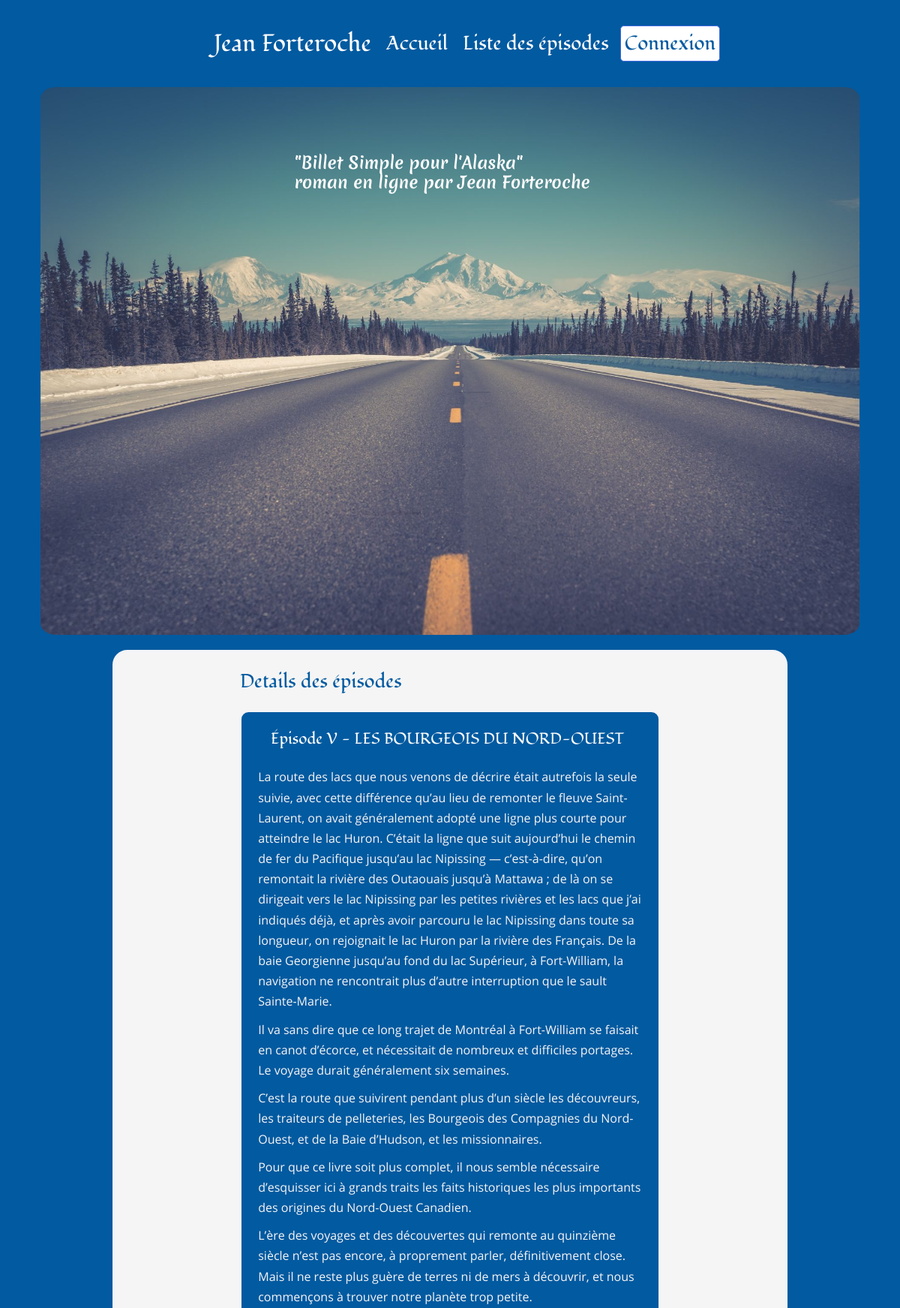
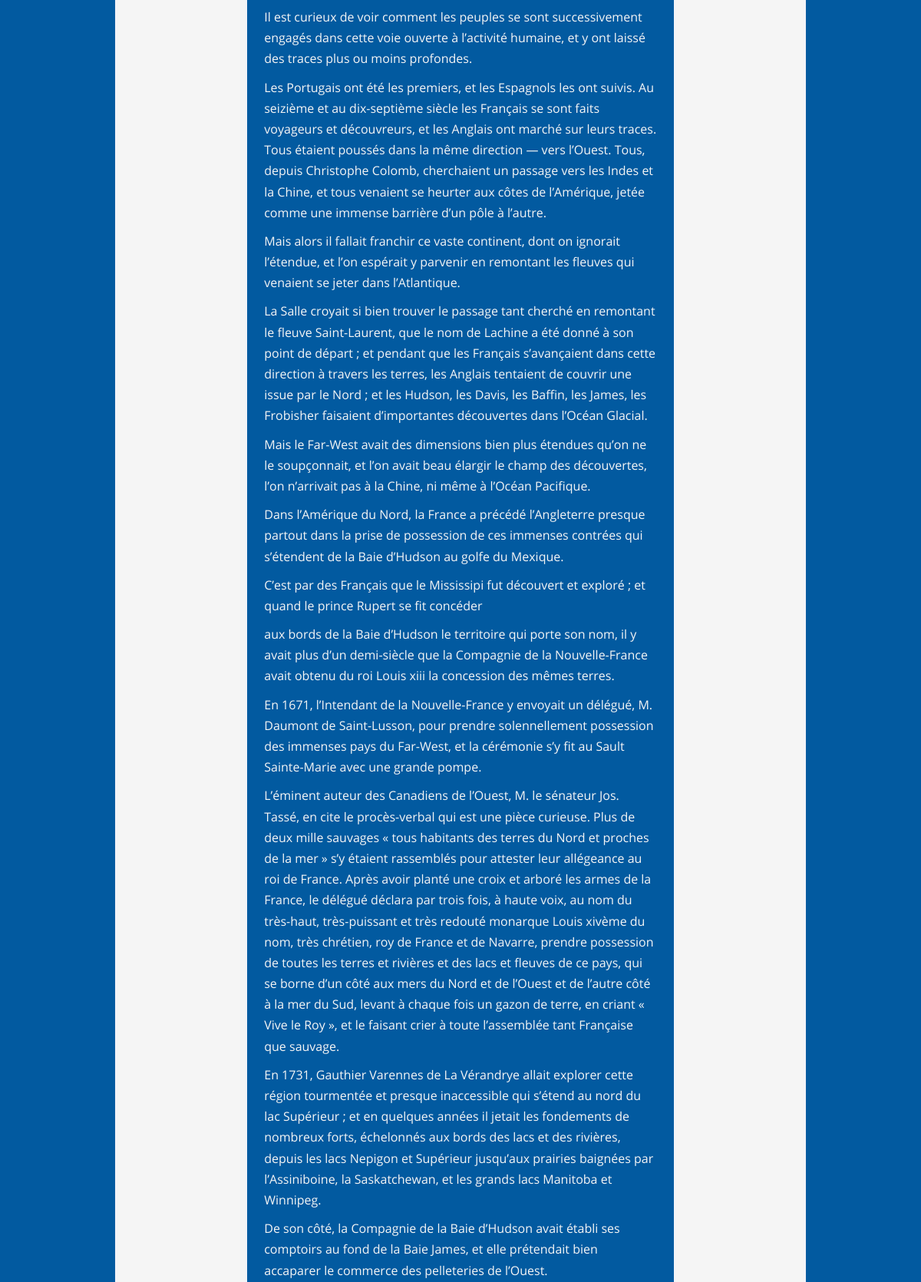
/index.php?action=detailOfPost&id=5 (upper part), run on the app's committed database (2 pictures, top to bottom).
### tables this page shows
CREATE TABLE IF NOT EXISTS `posts` (
  `id` int(11) NOT NULL AUTO_INCREMENT,
  `chapter` SMALLINT(1) UNSIGNED NOT NULL,
  `title` varchar(255) NOT NULL,
  `introduction` text NOT NULL,
  `content` text NOT NULL,
  `post_date` datetime NOT NULL,
  `post_status` varchar(7) NOT NULL,
  PRIMARY KEY (`id`)
);

### src/View/View.php (called while the page is built, shortened)
<?php
class View
{
    public function render(array $data, string $origin): void
    {
        require_once "../templates/${origin}/${data['template']}.html.php";
        require_once "../templates/${origin}/layout.html.php";
    }
}

### src/Controller/Frontoffice/PostController.php (called while the page is built, shortened)
<?php
class PostController
{
    private PostManager $postManager;
    private CommentManager $commentManager;
    private View $view;
    public function __construct(PostManager $postManager, CommentManager $commentManager, View $view, Session $session)
    {
        $this->postManager = $postManager;
        $this->commentManager = $commentManager;
        $this->view = $view;
    }
    public function displayDetailOfPost(int $postId, Token $token, Session $session): void
    {
        $dataPost = $this->postManager->getPost($postId);
        $dataComments = $this->commentManager->getComments($postId);
        $previousPost = $this->postManager->previousPost($postId);
        $nextPost = $this->postManager->nextPost($postId);
        $this->view->render(['template' => 'detailofpost', 'post' => $dataPost, 'allcomment' => $dataComments, 'previouspost' => $previousPost, 'nextpost'=> $nextPost, 'csrfToken' => $token->generate(), 'sessionmessage' => $session->getSessionMessage('message'), 'sessionerreur' => $session->getSessionMessage('erreur')], 'frontoffice');
    }
}

### public/index.php (called while the page is built, shortened)
<?php
$router = new Router();
$router->run();

### src/Model/PostManager.php (called while the page is built, shortened)
<?php
class PostManager
{
    private $database;
    public function __construct(Database $database)
    {
        $this->database = $database->getPdo();
    }
    public function getPost(int $postId): ?array
    {
        $request = $this->database->prepare('SET lc_time_names = \'fr_FR\';');
        $request->execute();
        $request = $this->database->prepare('SELECT id, chapter, title, content, CONCAT_WS(\' \', \'le\', DAYNAME(post_date), DAY(post_date), MONTHNAME(post_date), YEAR(post_date)) AS post_date_fr FROM posts WHERE id = :id');
        $request->execute(['id' => $postId]);
        $result = $request->fetch();
        return !$result ? null : $result;
    }
}

### src/Service/Database.php (called while the page is built, shortened)
<?php
class Database
{
    private $database;
    public function __construct()
    {
        $this->database = new \PDO('mysql:host=localhost;dbname=openclassrooms_project4;port=3306;charset=utf8mb4', 'root', 'vFaGsjLk8WpkQtxYJ8XZXAf690shjBzW', [
            \PDO::ATTR_ERRMODE => \PDO::ERRMODE_EXCEPTION,
            \PDO::ATTR_DEFAULT_FETCH_MODE => \PDO::FETCH_ASSOC
        ]);
    }
    public function getPdo(): \PDO
    {
        return $this->database;
    }
}

### templates/frontoffice/detailofpost.html.php (the view, shortened to what this page needs)
<?php if ($data['post'] === null): ?>
    <section>
        <p class="pError">Erreur : l'affichage des épisodes et ses commentaires associés de Details des épisodes n'est pas possible !</p>
    </section>
<?php elseif ($data['post'] !== null): ?>
    <section class="sectionDisplayEpisode">
        <h2>Details des épisodes</h2>
        <article>
            <h3>Épisode <?=$data['post']['title']?></h3>
            <?=$data['post']['content']?>
        </article>
    </section>
<?php endif; ?>

### public/css/style.css (style rules this page uses)
html { font-size: 100%; font-family: 'merienda_oneregular', Arial, sans-serif, serif; font-weight: 400; color: #FFF; box-sizing: border-box; }
*, *::before, *::after { box-sizing: inherit; }
html, body { margin:0; padding:0; }
body { font-size: 1rem; background-color: #025AA0; display: flex; flex-direction: column; align-items: center; }
section h2 { font-family: 'fondamentoregular', Arial, sans-serif, serif; }
article { display: flex; flex-direction: column; margin-top: 20px; color: whitesmoke; border: 3px solid rgb(242, 243, 248); border-radius: 20px; background-color: #025AA0; }
article h3, article h4, article h5 { color: #FFF; padding-left: 7%; font-family: 'fondamentoregular', Arial, sans-serif, serif; }
p { line-height: 1.7; padding: 0 4%; margin-top: 0; margin-bottom: 10px; font-family: 'open_sansregular'; }
article, section h2, article h3, footer { margin: 1.5rem 0rem; }
h1, h2, h3, h4, h5, h6 { margin-top: 0; margin-bottom: .5rem; }
.h1, .h2, .h3, .h4, .h5, .h6, h1, h2, h3, h4, h5, h6 { margin-bottom: .5rem; font-weight: 500; line-height: 1.2; }
.h2, h2 { font-size: 2rem; }
.h3, h3 { font-size: 1.75rem; }
@media all and (min-width: 240px) and (min-resolution: 1dppx) { body { font-size: 0.6rem; } }
@media all and (min-width: 240px) and (min-resolution: 1dppx) { .h2, h2 { font-size: 1.6rem; } }
@media all and (min-width: 240px) and (min-resolution: 1dppx) { .h3, h3 { font-size: 1.3rem; } }
@media all and (min-width: 240px) and (min-resolution: 1dppx) { article { border: 0.2em solid rgb(242, 243, 248); border-radius: 0.375em; margin-bottom: 0.5em; } }
@media all and (min-width: 600px) and (min-resolution: 1dppx) { p { width: 556px; } }
@media all and (min-width: 700px) { body { font-size: 1rem; } }
@media all and (min-width: 700px) { article, .sectionPostComment { border: 0.15em solid rgb(242, 243, 248); border-radius: 0.7em; } }
@media all and (min-width: 1024px) and (min-resolution: 1dppx) { section h2, .sectionH4TitleComments,.pControlPanelPage, .pError { color: #025AA0; } }

### data on the page
posts: title "V - LES BOURGEOIS DU NORD-OUEST", content "La route des lacs que nous venons de décrire était autrefois la seule suivie, avec cette différence qu’au lieu de remonter le fleuve Saint-Laurent, on avait généralement adopté une ligne plus courte pour atteindre le lac Huron. C’était la ligne que suit aujourd’hui le chemin de fer du Pacifique jusqu’au lac Nipissing — c’est-à-dire, qu’on remontait la rivière des Outaouais jusqu’à Mattawa ; de là on se dirigeait vers le lac Nipissing par les petites rivières et les lacs que j’ai indiqués déjà, et après avoir parcouru le lac Nipissing dans toute sa longueur, on rejoignait le lac Huron par la rivière des Français. De la baie Georgienne jusqu’au fond du lac Supérieur, à Fort-William, la…"
